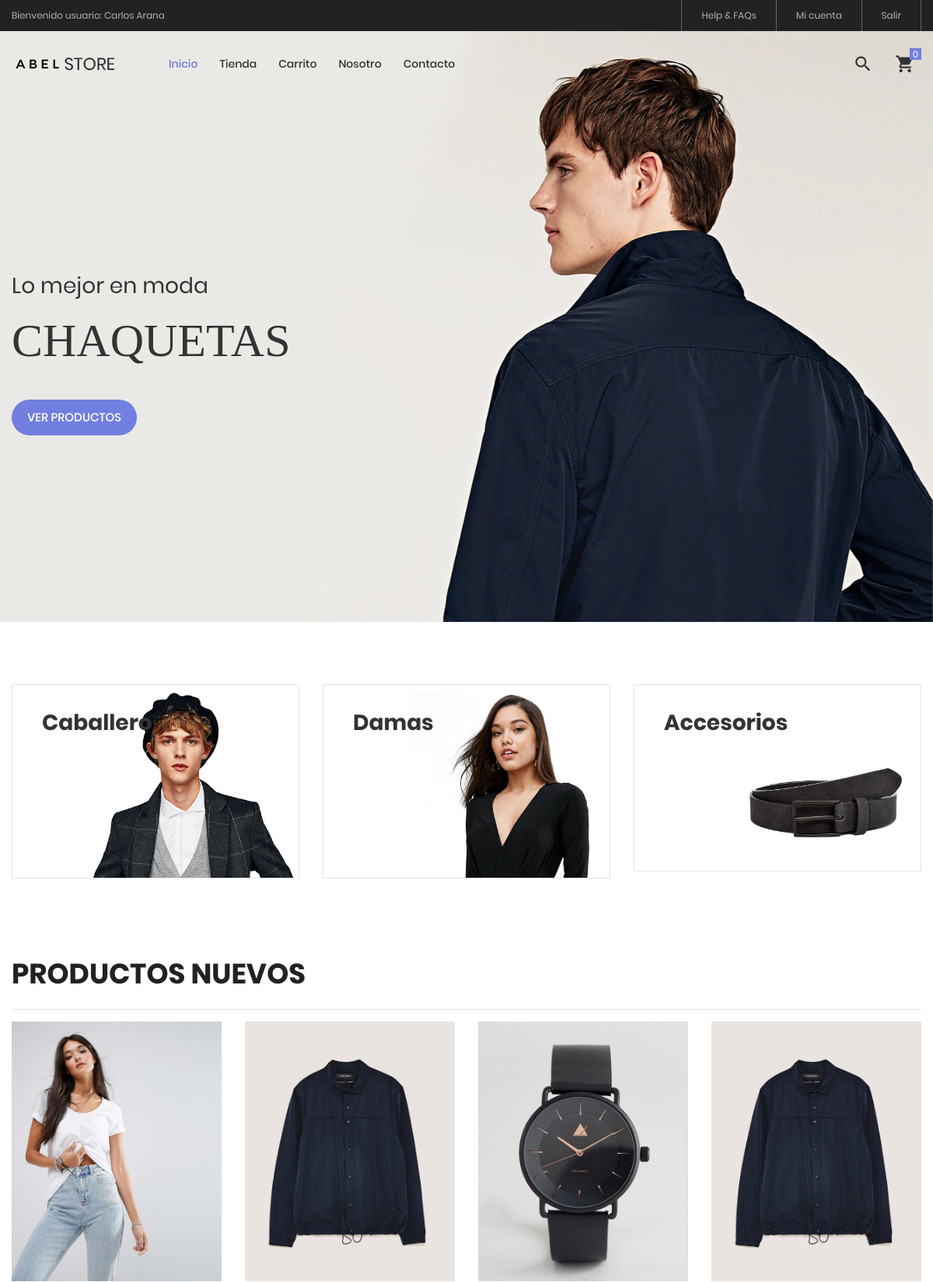
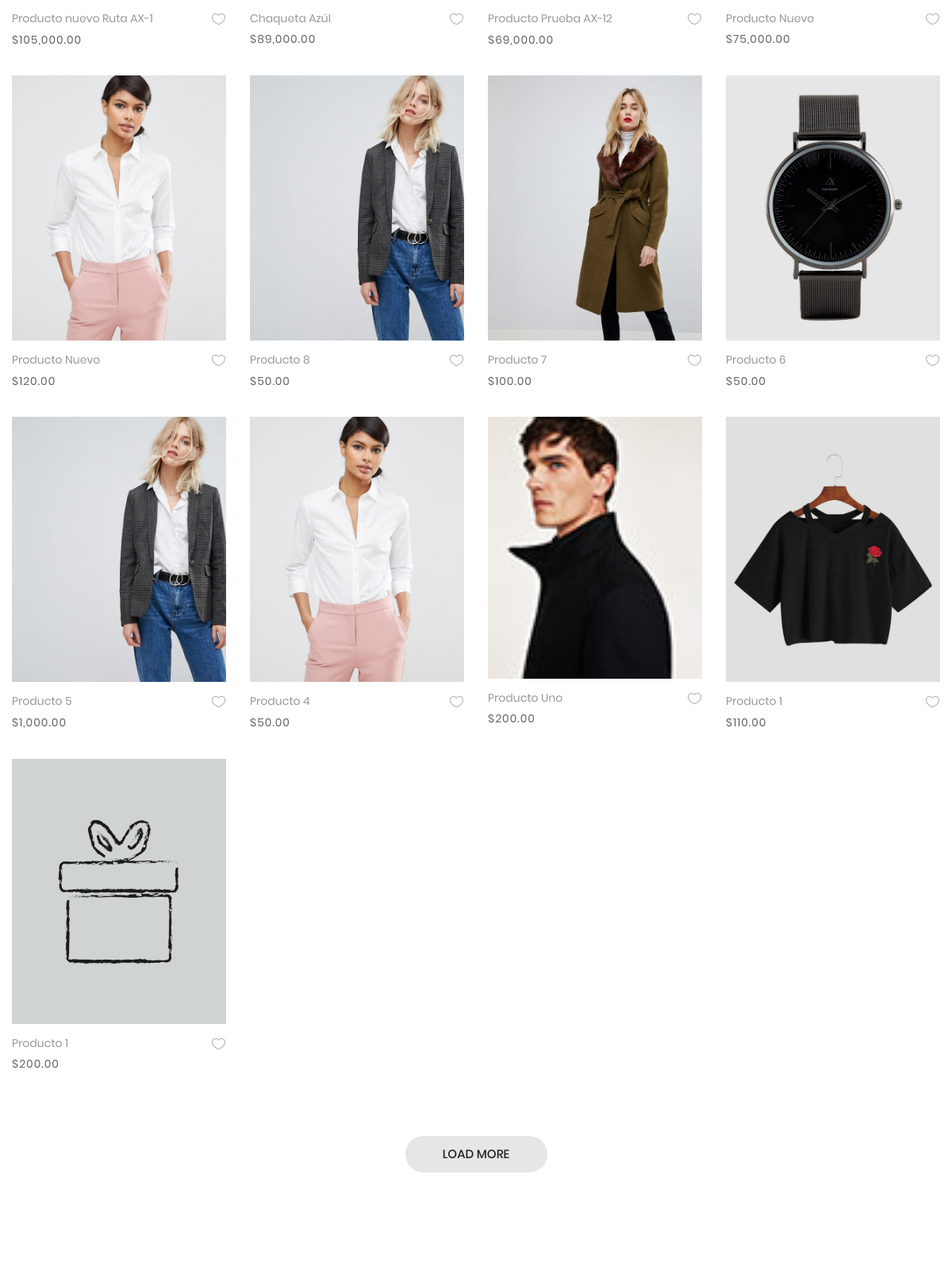
The page / (upper part) on the database its author committed (2 pictures, top to bottom).
### tables this page shows
CREATE TABLE IF NOT EXISTS `categoria` (
  `idcategoria` bigint(20) NOT NULL AUTO_INCREMENT,
  `nombre` varchar(255) NOT NULL,
  `descripcion` text NOT NULL,
  `portada` varchar(100) NOT NULL,
  `datecreated` datetime NOT NULL DEFAULT CURRENT_TIMESTAMP,
  `ruta` varchar(255) NOT NULL,
  `status` int(11) NOT NULL DEFAULT '1',
  PRIMARY KEY (`idcategoria`)
);

CREATE TABLE IF NOT EXISTS `producto` (
  `idproducto` bigint(20) NOT NULL AUTO_INCREMENT,
  `categoriaid` bigint(20) NOT NULL,
  `codigo` varchar(30) NOT NULL,
  `nombre` varchar(255) NOT NULL,
  `descripcion` text NOT NULL,
  `precio` decimal(11,2) NOT NULL,
  `stock` int(11) NOT NULL,
  `imagen` varchar(100) NOT NULL,
  `datecreated` datetime NOT NULL DEFAULT CURRENT_TIMESTAMP,
  `ruta` varchar(255) NOT NULL,
  `status` int(11) NOT NULL DEFAULT '1',
  PRIMARY KEY (`idproducto`),
  KEY `categoriaid` (`categoriaid`)
);

### Libraries/Core/Views.php (called while the page is built)
<?php
	class Views
	{
		function getView($controller,$view,$data="")
		{
			$controller = get_class($controller);
			if($controller == "Home"){
				$view = "Views/".$view.".php";
			}else{
				$view = "Views/".$controller."/".$view.".php";
			}
			require_once ($view);
		}
	}
 ?>

### Controllers/Home.php (called while the page is built, shortened)
<?php
	require_once("Models/TCategoria.php");
	require_once("Models/TProducto.php");
	class Home extends Controllers{
		public function home()
		{
			$data['page_tag'] = NOMBRE_EMPESA;
			$data['page_title'] = NOMBRE_EMPESA;
			$data['page_name'] = "tienda_virtual";
			$data['slider'] = $this->getCategoriasT(CAT_SLIDER);
			$data['banner'] = $this->getCategoriasT(CAT_BANNER);
			$data['productos'] = $this->getProductosT();
			$this->views->getView($this,"home",$data);
		}
	}
 ?>

### index.php (called while the page is built, shortened)
<?php
	require_once("Helpers/Helpers.php");
	require_once("Libraries/Core/Load.php");
 ?>

### Libraries/Core/Mysql.php (called while the page is built, shortened)
<?php
	class Mysql extends Conexion
	{
		private $conexion;
		function __construct()
		{
			$this->conexion = new Conexion();
			$this->conexion = $this->conexion->conect();
		}
		public function select_all(string $query)
		{
			$this->strquery = $query;
        	$result = $this->conexion->prepare($this->strquery);
			$result->execute();
        	$data = $result->fetchall(PDO::FETCH_ASSOC);
        	return $data;
		}
	}
 ?>

### Libraries/Core/Conexion.php (called while the page is built)
<?php
class Conexion{
	private $conect;
	public function __construct(){
		$connectionString = "mysql:host=".DB_HOST.";dbname=".DB_NAME.";charset=".DB_CHARSET;
		try{
			$this->conect = new PDO($connectionString, DB_USER, DB_PASSWORD);
			$this->conect->setAttribute(PDO::ATTR_ERRMODE, PDO::ERRMODE_EXCEPTION);
		}catch(PDOException $e){
			$this->conect = 'Error de conexión';
		    echo "ERROR: " . $e->getMessage();
		}
	}
	public function conect(){
		return $this->conect;
	}
}
?>

### Models/TCategoria.php (called while the page is built, shortened)
<?php
require_once("Libraries/Core/Mysql.php");
trait TCategoria{
	public function getCategoriasT(string $categorias){
		$this->con = new Mysql();
		$sql = "SELECT idcategoria, nombre, descripcion, portada, ruta
				 FROM categoria WHERE status != 0 AND idcategoria IN ($categorias)";
		$request = $this->con->select_all($sql);
		if(count($request) > 0){
			for ($c=0; $c < count($request) ; $c++) {
				$request[$c]['portada'] = BASE_URL.'/Assets/images/uploads/'.$request[$c]['portada'];
			}
		}
		return $request;
	}
}
 ?>

### Helpers/Helpers.php (called while the page is built, shortened)
<?php
	function base_url()
	{
		return BASE_URL;
	}
    function media()
    {
        return BASE_URL."/Assets";
    }
    function formatMoney($cantidad){
        $cantidad = number_format($cantidad,2,SPD,SPM);
        return $cantidad;
    }
 ?>

### Models/TProducto.php (called while the page is built, shortened)
<?php
require_once("Libraries/Core/Mysql.php");
trait TProducto{
	public function getProductosT(){
		$this->con = new Mysql();
		$sql = "SELECT p.idproducto,
						p.codigo,
						p.nombre,
						p.descripcion,
						p.categoriaid,
						c.nombre as categoria,
						p.precio,
						p.ruta,
						p.stock
				FROM producto p
				INNER JOIN categoria c
				ON p.categoriaid = c.idcategoria
				WHERE p.status != 0 ORDER BY p.idproducto DESC ";
				$request = $this->con->select_all($sql);
				if(count($request) > 0){
					for ($c=0; $c < count($request) ; $c++) {
						$intIdProducto = $request[$c]['idproducto'];
						$sqlImg = "SELECT img
								FROM imagen
								WHERE productoid = $intIdProducto";
						$arrImg = $this->con->select_all($sqlImg);
						if(count($arrImg) > 0){
							for ($i=0; $i < count($arrImg); $i++) {
								$arrImg[$i]['url_image'] = media().'/images/uploads/'.$arrImg[$i]['img'];
							}
						}
						$request[$c]['images'] = $arrImg;
					}
				}
		return $request;
	}
}
 ?>

### Views/home.php (the view, shortened to what this page needs)
<?php
	$arrSlider = $data['slider'];
	$arrBanner = $data['banner'];
	$arrProductos = $data['productos'];
 ?>
	<section class="section-slide">
		<div class="wrap-slick1">
			<div class="slick1">
			<?php
			for ($i=0; $i < count($arrSlider) ; $i++) {
				$ruta = $arrSlider[$i]['ruta'];
			 ?>
				<div class="item-slick1" style="background-image: url(<?= $arrSlider[$i]['portada'] ?>);">
					<div class="container h-full">
						<div class="flex-col-l-m h-full p-t-100 p-b-30 respon5">
							<div class="layer-slick1 animated visible-false" data-appear="fadeInDown" data-delay="0">
								<span class="ltext-101 cl2 respon2">
									<?= $arrSlider[$i]['descripcion'] ?>
								</span>
							</div>
							<div class="layer-slick1 animated visible-false" data-appear="fadeInUp" data-delay="800">
								<h2 class="ltext-201 cl2 p-t-19 p-b-43 respon1">
									<?= $arrSlider[$i]['nombre'] ?>
								</h2>
							</div>
							<div class="layer-slick1 animated visible-false" data-appear="zoomIn" data-delay="1600">
								<a href="<?= base_url().'/tienda/categoria/'.$arrSlider[$i]['idcategoria'].'/'.$ruta; ?>" class="flex-c-m stext-101 cl0 size-101 bg1 bor1 hov-btn1 p-lr-15 trans-04">
									Ver productos
								</a>
							</div>
						</div>
					</div>
				</div>
			<?php
			}
			?>
			</div>
		</div>
	</section>
	<div class="sec-banner bg0 p-t-80 p-b-50">
		<div class="container">
			<div class="row">
				<?php
				for ($j=0; $j < count($arrBanner); $j++) {
					$ruta = $arrBanner[$j]['ruta'];
				 ?>
				<div class="col-md-6 col-xl-4 p-b-30 m-lr-auto">
					<div class="block1 wrap-pic-w">
						<img src="<?= $arrBanner[$j]['portada'] ?>" alt="<?= $arrBanner[$j]['nombre'] ?>">
						<a href="<?= base_url().'/tienda/categoria/'.$arrBanner[$j]['idcategoria'].'/'.$ruta; ?>" class="block1-txt ab-t-l s-full flex-col-l-sb p-lr-38 p-tb-34 trans-03 respon3">
							<div class="block1-txt-child1 flex-col-l">
								<span class="block1-name ltext-102 trans-04 p-b-8">
									<?= $arrBanner[$j]['nombre'] ?>
								</span>
							</div>
						</a>
					</div>
				</div>
				<?php
				}
				 ?>
			</div>
		</div>
	</div>
	<section class="bg0 p-t-23 p-b-140">
		<div class="container">
			<div class="p-b-10">
				<h3 class="ltext-103 cl5">
					Productos Nuevos
				</h3>
			</div>
			<hr>
			<div class="row isotope-grid">
			<?php
				for ($p=0; $p < count($arrProductos) ; $p++) {
					$rutaProducto = $arrProductos[$p]['ruta'];
					if(count($arrProductos[$p]['images']) > 0 ){
						$portada = $arrProductos[$p]['images'][0]['url_image'];
					}else{
						$portada = media().'/images/uploads/product.png';
					}
			 ?>
				<div class="col-sm-6 col-md-4 col-lg-3 p-b-35 isotope-item women">
					<div class="block2">
						<div class="block2-pic hov-img0">
							<img src="<?= $portada ?>" alt="<?= $arrProductos[$p]['nombre'] ?>">
						</div>
						<div class="block2-txt flex-w flex-t p-t-14">
							<div class="block2-txt-child1 flex-col-l ">
								<a href="<?= base_url().'/tienda/producto/'.$arrProductos[$p]['idproducto'].'/'.$rutaProducto; ?>" class="stext-104 cl4 hov-cl1 trans-04 js-name-b2 p-b-6">
									<?= $arrProductos[$p]['nombre'] ?>
								</a>
								<span class="stext-105 cl3">
									<?= SMONEY.formatMoney($arrProductos[$p]['precio']); ?>
								</span>
							</div>
							<div class="block2-txt-child2 flex-r p-t-3">
								<a href="#" class="btn-addwish-b2 dis-block pos-relative js-addwish-b2">
									<img class="icon-heart1 dis-block trans-04" src="<?= media() ?>/tienda/images/icons/icon-heart-01.png" alt="ICON">
								</a>
							</div>
						</div>
					</div>
				</div>
			<?php } ?>
			</div>
			<div class="flex-c-m flex-w w-full p-t-45">
				<a href="#" class="flex-c-m stext-101 cl5 size-103 bg2 bor1 hov-btn1 p-lr-15 trans-04">
					Load More
				</a>
			</div>
		</div>
	</section>

### Assets/tienda/css/main.css (style rules this page uses)
.container { max-width: 1380px; }
@media (max-width: 1600px) { .container { max-width: 1200px; } }
.slick-slide { outline: none !important; }
.wrap-slick1 { position: relative; }
.item-slick1 { height: calc(100vh - 40px); background-size: cover; background-repeat: no-repeat; background-position: center center; }
.block1 { position: relative; border: 1px solid #e6e6e6; }
.block1-txt { background-color: rgba(103,117,214,0.0); }
.block1-name { color: #333; }
.block2-pic { position: relative; }
.block2-txt-child1 { width: calc(100% - 30px); }
.block2-txt-child2 { width: 30px; }
.cl0 { color: #fff; }
.cl2 { color: #333; }
.cl3 { color: #666; }
.cl4 { color: #999; }
.cl5 { color: #222; }
.stext-101 { font-family: Poppins-Medium; font-size: 15px; line-height: 1.466667; text-transform: uppercase; }
.stext-104 { font-family: Poppins-Regular; font-size: 14px; line-height: 1.466667; }
.stext-105 { font-family: Poppins-Regular; font-size: 14px; line-height: 1.466667; letter-spacing: 1px; }
.ltext-101 { font-family: Poppins-Regular; font-size: 28px; line-height: 1.2857; }
.ltext-102 { font-family: Poppins-Bold; font-size: 28px; line-height: 1.1; }
.ltext-103 { font-family: Poppins-Bold; font-size: 36px; line-height: 1.1; text-transform: uppercase; }
.ltext-201 { font-family: PlayfairDisplay-Bold; font-size: 60px; line-height: 1.1; text-transform: uppercase; }
.size-101 { min-width: 161px; height: 46px; }
.size-103 { min-width: 179px; height: 46px; }
.bg0 { background-color: #fff; }
.bg1 { background-color: #717fe0; }
.bg2 { background-color: #e6e6e6; }
.bor1 { border-radius: 23px; }
.hov-img0 { display: block; overflow: hidden; }
.hov-img0 img { width: 100%; -webkit-transition: transform 0.9s ease; -o-transition: transform 0.9s ease; -moz-transition: transform 0.9s ease; transition: transform 0.9s ease; }

### rows shown on the page
categoria: descripcion "Lo mejor en moda", nombre "CHAQUETAS"
categoria: shows a picture, nombre "Caballero"
categoria: shows a picture, nombre "Damas"
categoria: shows a picture, nombre "Accesorios"
producto: shows a picture, nombre "Producto nuevo Ruta AX-1", precio "105,000.00"
producto: nombre "Chaqueta Azúl", precio "89,000.00"
producto: shows a picture, nombre "Producto Prueba AX-12", precio "69,000.00"
producto: nombre "Producto Nuevo", precio "75,000.00"
producto: nombre "Producto Nuevo", precio "120.00"
producto: nombre "Producto 8", precio "50.00"
producto: shows a picture, nombre "Producto 7", precio "100.00"
producto: shows a picture, nombre "Producto 6", precio "50.00"
producto: nombre "Producto 5", precio "1,000.00"
producto: nombre "Producto 4", precio "50.00"
producto: shows a picture, nombre "Producto Uno", precio "200.00"
producto: shows a picture, nombre "Producto 1", precio "110.00"
producto: shows a picture, nombre "Producto 1", precio "200.00"
